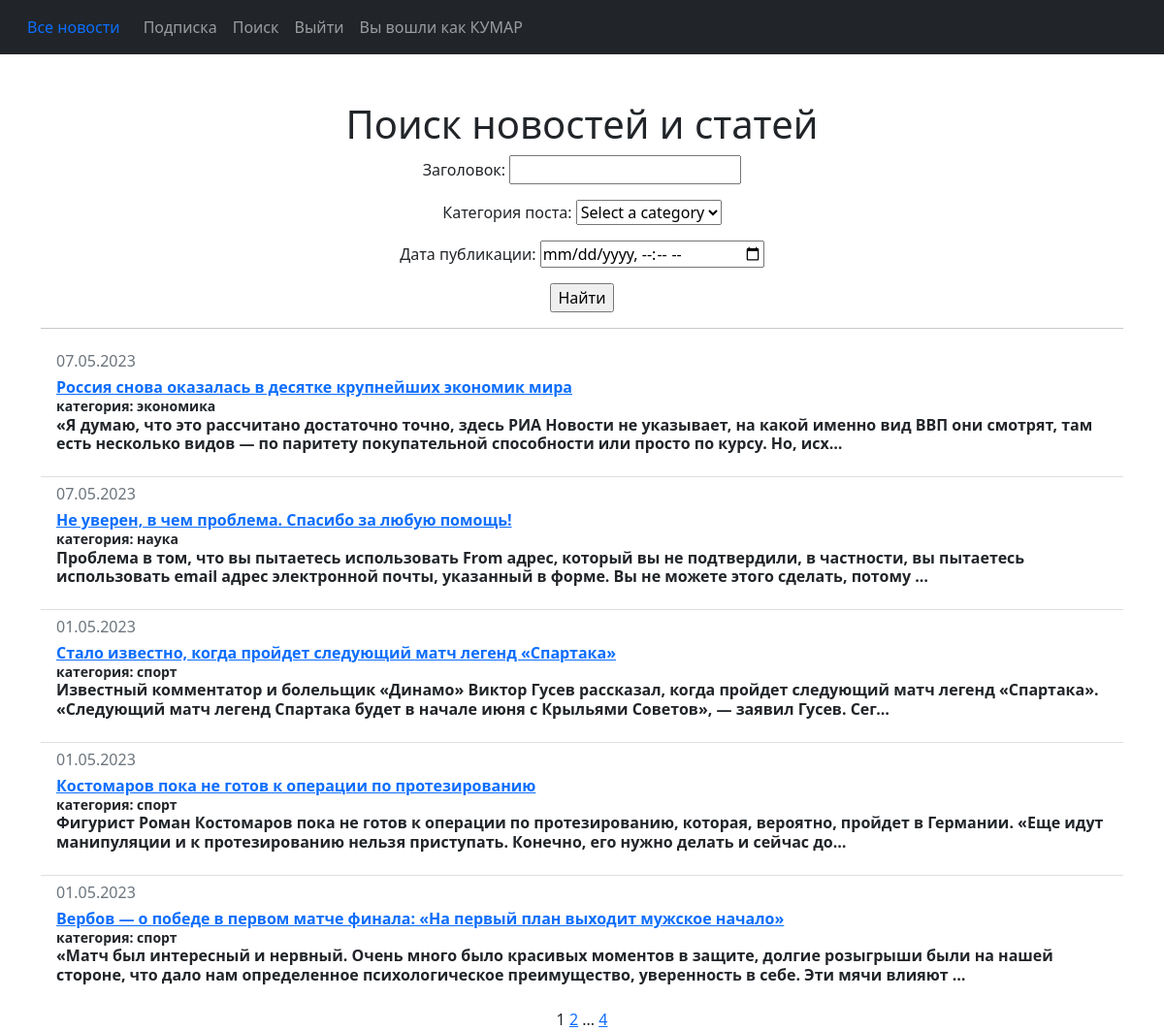
The app's page /search/ (signed in) with its own data.
### news/models.py (models this page shows, shortened)
class Post(models.Model):
    NEWS = 'NW'
    ARTICLE = 'AR'
    CATEGORY_CHOICES = (
        (NEWS, 'Новость'),
        (ARTICLE, 'Статья'),
    )
    author = models.ForeignKey(Author, on_delete=models.CASCADE)
    categoryType = models.CharField(max_length=2,
                                    choices=CATEGORY_CHOICES,
                                    default=ARTICLE)
    date = models.DateTimeField(auto_now_add=True)
    category = models.ManyToManyField(Category,
                                      through='PostCategory',
                                      help_text=_('category name'))
    title = models.CharField(max_length=255,
                             verbose_name=gettext_lazy('Заголовок'))
    text = models.TextField()
    rating = models.SmallIntegerField(default=0)
    class Meta:
        verbose_name = 'Новость'
        verbose_name_plural = 'Новости'

class Category(models.Model):
    name = models.CharField(max_length=64,
                            unique=True,
                            verbose_name=gettext_lazy(
                                'help text for Category model',
                                'This is the help text'), )
    subscribers = models.ManyToManyField(User,
                                         blank=True,
                                         related_name='categories',
                                         through='Subscriber')
    class Meta:
        verbose_name = 'Категория'
        verbose_name_plural = 'Категории'
    def __str__(self):
        return f'{self.name}'

### news/views.py (the view)
# urls.py: path('search/', PostSearch.as_view(), name='post_search'),
class PostSearch(LoginRequiredMixin, ListView):
    model = Post
    ordering = '-date'
    template_name = 'search_page.html'
    context_object_name = 'search_page'
    paginate_by = 5
    def get_queryset(self):
        queryset = super().get_queryset()
        self.filterset = PostFilter(self.request.GET, queryset)
        return self.filterset.qs
    def get_context_data(self, **kwargs):
        context = super().get_context_data(**kwargs)
        context['filterset'] = self.filterset
        return context

### news/templatetags/custom_filters.py (called while the page is built)
@register.filter()
def censor(value):
    text = value
    for r in replacements.items():
        text = text.replace(r[0], r[1])
    return text

### news/templatetags/custom_tags.py (called while the page is built)
@register.simple_tag(takes_context=True)
def url_replace(context, **kwargs):
    d = context['request'].GET.copy()
    for k, v in kwargs.items():
        d[k] = v
    return d.urlencode()

### news/templates/search_page.html (shortened to what this page needs)
{% extends 'default.html' %}
{% load custom_filters %}
{% load custom_tags %}
{% block content %}
<h1>Поиск новостей и статей</h1>
<form action="" method="get">
    {{ filterset.form.as_p }}
    <input type="submit" value="Найти"/>
</form>
<hr>
{% if search_page %}
<ul class="list-group list-group-flush">
    {% for news in search_page %}
    <li class="list-group-item">
        <h6 align="left"<small class="text-muted">{{ news.date|date:'d.m.Y' }}</small> <br>
        <h6 align="left"<small class="fw-bold">
        <a href="{% url 'post' news.id %}">{{ news.title | censor }} </a></small> <br>
        <tr>
            <small class="fw-bold">категория:
            {% for category in news.category.all %}
            {{ category.name }}
            {% endfor %}
            </small>
            <p align="left">{{ news.text | truncatechars:210 }}</p>
    </li>
    {% endfor %}
</ul>
{% else %}
<h1>Новости не найдены</h1>
{% endif %}
{{ page_obj.number }}
{% if page_obj.has_next %}
<a href="?{% url_replace page=page_obj.next_page_number %}">{{ page_obj.next_page_number }}</a>
{% if paginator.num_pages != page_obj.next_page_number %}
...
<a href="?{% url_replace page=page_obj.paginator.num_pages %}">{{ page_obj.paginator.num_pages }}</a>
{% endif %}
{% endif %}
{% endblock content %}

### templates/default.html (shortened to what this page needs)
<!DOCTYPE html>
<html lang="en">
<head>
    {% load static %}
    {% load custom_filters %}
    {% load custom_tags %}
    {% load i18n %}
    {% load tz %}
    <link href="{% static 'css/styles.css' %}" rel="stylesheet"/>
</head>
<body>
<nav class="navbar navbar-expand-lg navbar-dark bg-dark static-top">
    <div class="container-fluid justify-content-center">
        <a class="nav-link" href="/news">Все новости</a>
        <div class="collapse navbar-collapse" id="navbarSupportedContent">
            <ul class="navbar-nav me-auto mb-2 mb-lg-0">
                <li class="nav-item">
                    <a class="nav-link" href="/subscriptions/">Подписка</a>
                </li>
                <li class="nav-item active">
                    <a class="nav-link" href="/news/search">Поиск</a>
                </li>
                {% if user.username %}
                <li class="nav-item">
                    <a class="nav-link" href="/accounts/logout">Выйти</a>
                </li>
                <li class="nav-item">
                    <a class="nav-link" href="/news">Вы вошли как {{ user.username }}</a>
                </li>
                {% else %}
                <li class="nav-item">
                    <a class="nav-link" href="/accounts/login">Войти</a>
                </li>
                {% endif %}
            </ul>
        </div>
    </div>
</nav>
<div class="language-switcher">
  <ul class="nav">
    {% get_current_language as current_language %}
    {% get_available_languages as languages %}
    {% for language in languages %}
      <li class="nav-item">
        <a class="nav-link{% if language.code == current_language %} active{% endif %}"
           href="/{{ language.code }}{% url 'set_language' %}?next={{ request.path }}">
        </a>
      </li>
    {% endfor %}
  </ul>
</div>
<div class="container">
    <div class="row">
        <div class="col-lg-16 text-center">
            {% block content %}
            {% endblock content %}
        </div>
    </div>
</div>
</body>
</html>

### records on screen
Post: date "07.05.2023", title|censor "Россия снова оказалась в десятке крупнейших экономик мира", text "«Я думаю, что это рассчитано достаточно точно, здесь РИА Новости не указывает, на какой именно вид ВВП они смотрят, там есть несколько видов — по паритету покупательной способности или просто по курсу. Но, исх…"
Category: name "экономика"
Post: date "07.05.2023", title|censor "Не уверен, в чем проблема. Спасибо за любую помощь!", text "Проблема в том, что вы пытаетесь использовать From адрес, который вы не подтвердили, в частности, вы пытаетесь использовать email адрес электронной почты, указанный в форме. Вы не можете этого сделать, потому …"
Category: name "наука"
Post: date "01.05.2023", title|censor "Стало известно, когда пройдет следующий матч легенд «Спартака»", text "Известный комментатор и болельщик «Динамо» Виктор Гусев рассказал, когда пройдет следующий матч легенд «Спартака». «Следующий матч легенд Спартака будет в начале июня с Крыльями Советов», — заявил Гусев. Сег…"
Category: name "спорт"
Post: date "01.05.2023", title|censor "Костомаров пока не готов к операции по протезированию", text "Фигурист Роман Костомаров пока не готов к операции по протезированию, которая, вероятно, пройдет в Германии. «Еще идут манипуляции и к протезированию нельзя приступать. Конечно, его нужно делать и сейчас до…"
Post: date "01.05.2023", title|censor "Вербов — о победе в первом матче финала: «На первый план выходит мужское начало»", text "«Матч был интересный и нервный. Очень много было красивых моментов в защите, долгие розыгрыши были на нашей стороне, что дало нам определенное психологическое преимущество, уверенность в себе. Эти мячи влияют …"

### other values on screen
{{ user.username }} "КУМАР"
{{ page_obj.number }} "1"
{{ page_obj.next_page_number }} "2"
{{ page_obj.paginator.num_pages }} "4"
